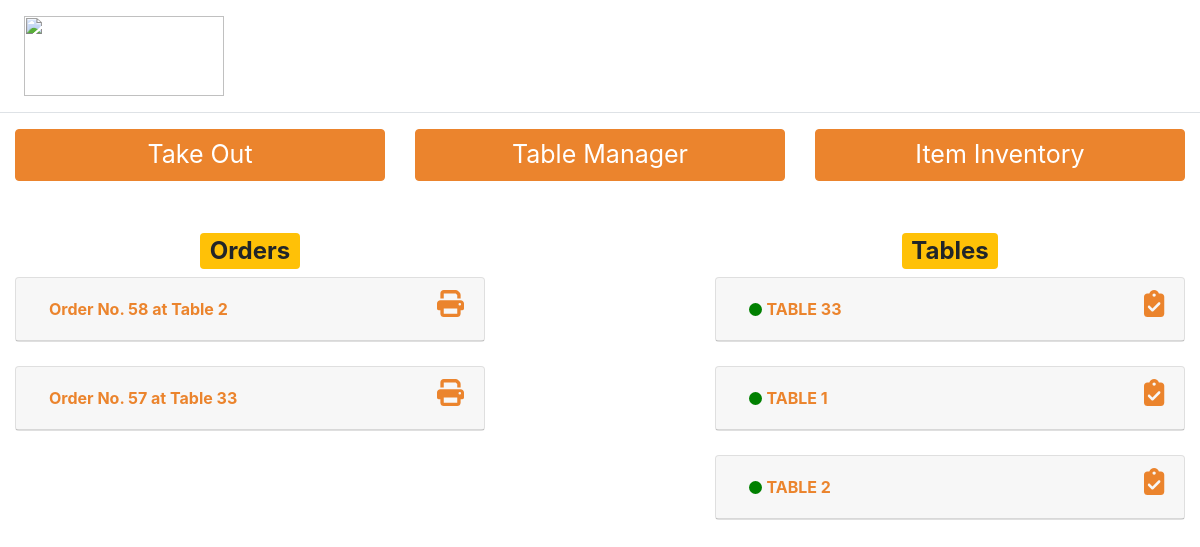
The page /en/orders/admin/ (signed in) on the database its author committed.
### orders/models.py (models this page shows, shortened)
class Order(models.Model):
    table = models.IntegerField()
    total = models.DecimalField(max_digits=10, decimal_places=2)
    created = models.DateTimeField(auto_now_add=True)
    paid = models.BooleanField(default=False)
    processed = models.BooleanField(default=False)
    class Meta:
        ordering = ('-created',)
    def __str__(self):
        return 'Order {}'.format(self.id)

### orders/views.py (the view)
# urls.py: path('admin/', views.order_list, name='order_list'),
def order_list(request):
    if request.user.is_superuser:
        orders = Order.objects.filter(processed=False)
        order_items = OrderItem.objects.all()
        tables = Table.objects.all()
        processed_orders = Order.objects.filter(processed=True, paid=False)
        active_tables = []
        for order in processed_orders:
            if order.table not in active_tables:
                active_tables.append(order.table)
        return render(request, 'orders_list.html', {'orders': orders, 'order_items': order_items, 'tables': active_tables, 'proc_orders': processed_orders })

### cart/context_processors.py (called while the page is built)
def cart(request):
    return {'cart': Cart(request)}

### shop/models.py (called while the page is built)
    def __str__(self):
        return self.name

### orders/templates/orders_list.html (shortened to what this page needs)
{% extends "base.html" %}
{% block content %}
<br>
<div class="row" style="float: center;">
  <div class="col col-lg-3"></div>
  <div class="col col-lg-5" id="notifylist">
  <br>
  </div>
</div>
<div class="row">
  <div class="col col-md-5">
    <h2 style="text-decoration: underline; text-align: center;"><span class="badge badge-warning">Orders</span></h2>
    <div id="accordion">
      {% for order in orders %}
      <div class="card">
        <div class="card-header" id="heading{{ order }}">
          <h5 class="mb-0">
            <button class="btn btn-link" data-toggle="collapse" data-target="#collapse{{ order }}" aria-expanded="true"
              aria-controls="collapse{{ order }}">
              <b>Order No. {{ order.id }} at Table {{order.table}}</b>
            </button>
            <a href="{% url 'orders:process_order' order_id=order.id %}"><i class="fas fa-print"
                style="float: right; text-align: right; font-size: 27px;"></i></a>
          </h5>
        </div>
      </div>
      <br>
      {% endfor %}
    </div>
  </div>
  <div class="col col-md-2">
  </div>
  <div class="col col-md-5">
    <h2 style="text-decoration: underline; float: center; text-align: center;"><span
        class="badge badge-warning">Tables</span></h2>
        {% for table in tables %}
    <div id="accordion">
      <div class="card">
        <div class="card-header" id="{{ table }}">
          <h5 class="mb-0">
            <button class="btn btn-link" data-toggle="collapse" data-target="#collapse{{ table }}" aria-expanded="true"
              aria-controls="{{ table }}">
              <i class="fas fa-circle" style="color: green; font-size: 13px;"></i> <b>TABLE {{ table }}</b>
            </button>
            <a href="{% url 'orders:process_table' table_number=table %}"><i class="fas fa-clipboard-check"
                style="float: right; text-align: right; font-size: 27px;"></i></a>
          </h5>
        </div>
      </div>
    </div> <br>
    {% endfor %}
  </div>
</div>
{% endblock %}

### rows shown on the page
Order: id "58", table "2"
Order: id "57", table "33"

### other values the page prints
{{ table }} "33" "1" "2"
